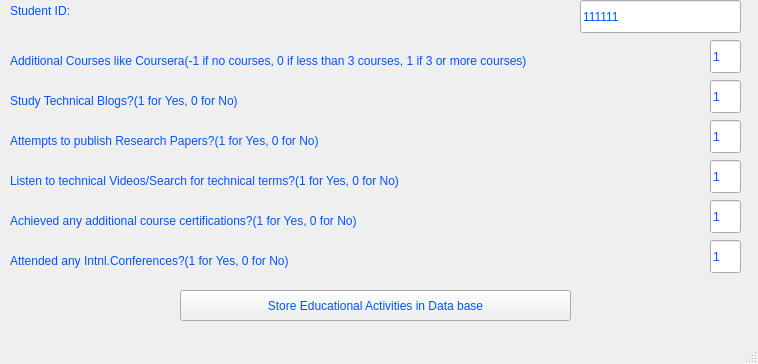
<?xml version="1.0" encoding="UTF-8"?>
<ui version="4.0">
 <class>MainWindow</class>
 <widget class="QMainWindow" name="MainWindow">
  <property name="geometry">
   <rect>
    <x>0</x>
    <y>0</y>
    <width>758</width>
    <height>364</height>
   </rect>
  </property>
  <property name="windowTitle">
   <string>Educational Activities</string>
  </property>
  <property name="styleSheet">
   <string notr="true">color: rgb(0, 85, 255);
font: 75 12pt &quot;MS Shell Dlg 2&quot;;</string>
  </property>
  <widget class="QWidget" name="centralwidget">
   <widget class="QPushButton" name="pushButton">
    <property name="geometry">
     <rect>
      <x>180</x>
      <y>290</y>
      <width>391</width>
      <height>31</height>
     </rect>
    </property>
    <property name="text">
     <string>Store Educational Activities in Data base</string>
    </property>
   </widget>
   <widget class="QLineEdit" name="lineEdit_3">
    <property name="geometry">
     <rect>
      <x>710</x>
      <y>40</y>
      <width>31</width>
      <height>33</height>
     </rect>
    </property>
    <property name="text">
     <string>1</string>
    </property>
   </widget>
   <widget class="QLineEdit" name="lineEdit_4">
    <property name="geometry">
     <rect>
      <x>710</x>
      <y>80</y>
      <width>31</width>
      <height>33</height>
     </rect>
    </property>
    <property name="text">
     <string>1</string>
    </property>
   </widget>
   <widget class="QLineEdit" name="lineEdit_5">
    <property name="geometry">
     <rect>
      <x>710</x>
      <y>120</y>
      <width>31</width>
      <height>33</height>
     </rect>
    </property>
    <property name="text">
     <string>1</string>
    </property>
   </widget>
   <widget class="QLineEdit" name="lineEdit_6">
    <property name="geometry">
     <rect>
      <x>710</x>
      <y>160</y>
      <width>31</width>
      <height>33</height>
     </rect>
    </property>
    <property name="text">
     <string>1</string>
    </property>
   </widget>
   <widget class="QLabel" name="label_3">
    <property name="geometry">
     <rect>
      <x>10</x>
      <y>50</y>
      <width>701</width>
      <height>21</height>
     </rect>
    </property>
    <property name="text">
     <string>Additional Courses like Coursera(-1 if no courses, 0 if less than 3 courses, 1 if 3 or more courses)</string>
    </property>
   </widget>
   <widget class="QLabel" name="label_4">
    <property name="geometry">
     <rect>
      <x>10</x>
      <y>90</y>
      <width>361</width>
      <height>21</height>
     </rect>
    </property>
    <property name="text">
     <string>Study Technical Blogs?(1 for Yes, 0 for No)</string>
    </property>
   </widget>
   <widget class="QLabel" name="label_5">
    <property name="geometry">
     <rect>
      <x>10</x>
      <y>170</y>
      <width>531</width>
      <height>21</height>
     </rect>
    </property>
    <property name="text">
     <string>Listen to technical Videos/Search for technical terms?(1 for Yes, 0 for No)</string>
    </property>
   </widget>
   <widget class="QLabel" name="label_6">
    <property name="geometry">
     <rect>
      <x>10</x>
      <y>130</y>
      <width>421</width>
      <height>21</height>
     </rect>
    </property>
    <property name="text">
     <string>Attempts to publish Research Papers?(1 for Yes, 0 for No)</string>
    </property>
   </widget>
   <widget class="QLabel" name="label_2">
    <property name="geometry">
     <rect>
      <x>10</x>
      <y>210</y>
      <width>481</width>
      <height>21</height>
     </rect>
    </property>
    <property name="text">
     <string>Achieved any additional course certifications?(1 for Yes, 0 for No)</string>
    </property>
   </widget>
   <widget class="QLineEdit" name="lineEdit_2">
    <property name="geometry">
     <rect>
      <x>710</x>
      <y>200</y>
      <width>31</width>
      <height>33</height>
     </rect>
    </property>
    <property name="text">
     <string>1</string>
    </property>
   </widget>
   <widget class="QLineEdit" name="lineEdit_9">
    <property name="geometry">
     <rect>
      <x>580</x>
      <y>0</y>
      <width>161</width>
      <height>33</height>
     </rect>
    </property>
    <property name="text">
     <string>111111</string>
    </property>
   </widget>
   <widget class="QLabel" name="label_7">
    <property name="geometry">
     <rect>
      <x>10</x>
      <y>0</y>
      <width>131</width>
      <height>21</height>
     </rect>
    </property>
    <property name="text">
     <string>Student ID:</string>
    </property>
   </widget>
   <widget class="QLabel" name="label_8">
    <property name="geometry">
     <rect>
      <x>10</x>
      <y>250</y>
      <width>481</width>
      <height>21</height>
     </rect>
    </property>
    <property name="text">
     <string>Attended any Intnl.Conferences?(1 for Yes, 0 for No)</string>
    </property>
   </widget>
   <widget class="QLineEdit" name="lineEdit_7">
    <property name="geometry">
     <rect>
      <x>710</x>
      <y>240</y>
      <width>31</width>
      <height>33</height>
     </rect>
    </property>
    <property name="text">
     <string>1</string>
    </property>
   </widget>
  </widget>
  <widget class="QStatusBar" name="statusbar"/>
 </widget>
 <resources/>
 <connections/>
</ui>
